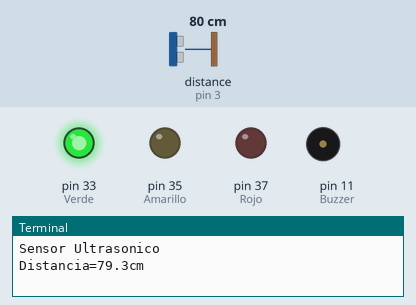
Simulated run of this program. Board: Raspberry Pi (header pin numbers). Parts: output pins drawn as LEDs (lit = HIGH), buzzer (waves = sounding, pin HIGH), the last lines printed to the terminal. Inputs (shaded band) come from the test bench; at power-on: distance to the obstacle (sensor on pin 3) 80 cm. The echo pulse lasts 58.3 µs per cm; databases and web services accept everything at once and return nothing; the clock reads 2024-03-15 10:24:30 at power-on unless the program sets it; pins used as bus, display or sensor lines are not drawn.

Above: at 1.2 s.
1.3 s: distance to the obstacle (sensor on pin 3) set to 45 cm
2.8 s: distance to the obstacle (sensor on pin 3) set to 35 cm
At 4.4 s:
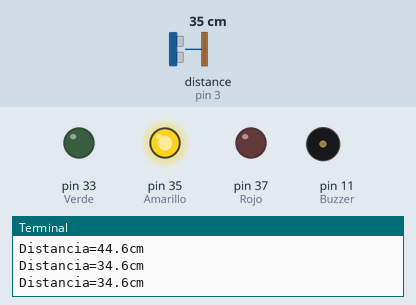
4.7 s: distance to the obstacle (sensor on pin 3) set to 17 cm
6.6 s: distance to the obstacle (sensor on pin 3) set to 14 cm
At 7.7 s:
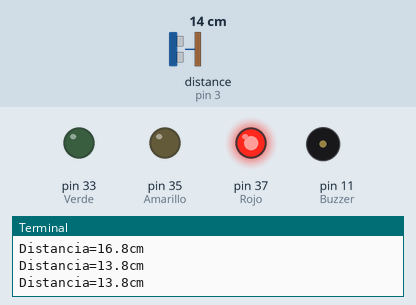
8.4 s: distance to the obstacle (sensor on pin 3) set to 18 cm
At 9.5 s:
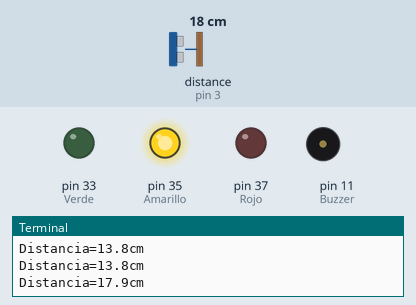
10.1 s: distance to the obstacle (sensor on pin 3) set to 2 cm
At 11.2 s:
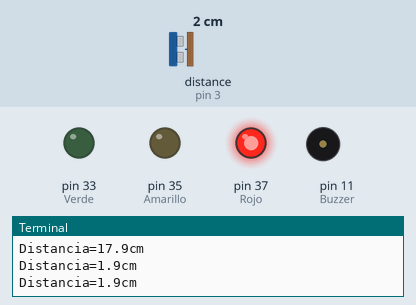
Timing chart, 0 to 12.6 s (numbered marks = the images above; inputs shaded):
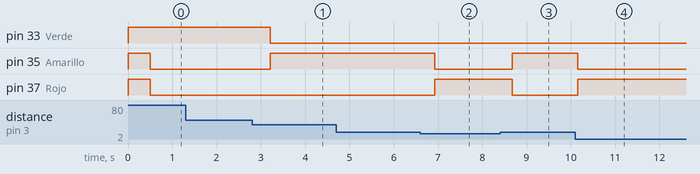

The program:

index.py
```python
from pymongo import MongoClient

MONGO_URI = 'mongodb://localhost'
client = MongoClient(MONGO_URI)
db = client['parking']
collection = db['coordenadas']

import RPi.GPIO as GPIO
import time

#Configuracionde pines
GPIO.setmode(GPIO.BOARD)

Trigger = 5
Echo = 3
Verde = 33
Rojo = 37
Amarillo = 35
Buzzer = 11


GPIO.setmode(GPIO.BOARD)

GPIO.setup(Trigger,GPIO.OUT)
GPIO.setup(Echo,GPIO.IN)

#Pines de salida
GPIO.setup(Verde,GPIO.OUT)
GPIO.setup(Rojo,GPIO.OUT)
GPIO.setup(Amarillo, GPIO.OUT)


print "Sensor Ultrasonico"

GPIO.output(Verde, GPIO.HIGH)
GPIO.output(Rojo, GPIO.HIGH)
GPIO.output(Amarillo, GPIO.HIGH)


#PWM = input(50)
#HZ = input(1000)
#pwm = int(PWM)
#hz = int(HZ)


#pwm_buzzer = GPIO.PWM(Buzzer, hz)
#pwm_led.start(pwm)

#global Buzz
#Buzz = GPIO.PWM(Buzzer, 4)


try:
	while True:
		#establece el trigger EN BAJO
		GPIO.output(Trigger,False)
		time.sleep(0.5)

		GPIO.output(Trigger,True)
		time.sleep(0.00001)
		GPIO.output(Trigger,False)
		inicio = time.time()

		#mientras no se reciba nada el tiempo
		while GPIO.input(Echo)==0:
			inicio=time.time()

		while GPIO.input(Echo)==1:
			final=time.time()


		#calcular el tiempo transcurrido
		t_transcurrido=final-inicio

		#la distancia recorrida en ese momento
		distancia=t_transcurrido*34000


		#se divide la distancia en 2 por el recorrido de ida y vuelta
		distancia=distancia/2

		if distancia >= 15 and distancia < 40:
			GPIO.output(Verde, GPIO.LOW)
			GPIO.output(Rojo, GPIO.LOW)
			GPIO.output(Amarillo, GPIO.HIGH)
			GPIO.setup(Buzzer, GPIO.OUT)
			time.sleep(0.12)
			GPIO.setup(Buzzer, GPIO.IN)
			time.sleep(0.12)
		elif distancia < 15:
			GPIO.output(Rojo, GPIO.HIGH)
			GPIO.output(Verde, GPIO.LOW)
			GPIO.output(Amarillo, GPIO.LOW)
			GPIO.setup(Buzzer, GPIO.OUT)
			time.sleep(0.04)
			GPIO.setup(Buzzer, GPIO.IN)
			time.sleep(0.04)
		elif distancia > 40:
			GPIO.output(Rojo, GPIO.LOW)
			GPIO.output(Verde, GPIO.HIGH)
			GPIO.output(Amarillo, GPIO.LOW)
			GPIO.setup(Buzzer, GPIO.OUT)
			time.sleep(0.2)
			GPIO.setup(Buzzer, GPIO.IN)
			time.sleep(0.2)
		print "Distancia=%.1fcm"%distancia
		collection.insert_one({'distancia': distancia})
except KeyboardInterrupt:
	GPIO.cleanup()
```

Measured:
- the behaviour switches between 41 and 40 cm on distance to the obstacle (sensor on pin 3) (found by bisection; images 0 and 1)
- the behaviour switches between 16 and 15 cm on distance to the obstacle (sensor on pin 3) (found by bisection; images 1 and 2)
- after the input at 2.8 s, pin 33 (Verde): HIGH → LOW after 0.42 s; pin 35 (Amarillo): LOW → HIGH after 0.42 s
- after the input at 6.6 s, pin 35 (Amarillo): HIGH → LOW after 0.33 s; pin 37 (Rojo): LOW → HIGH after 0.33 s
- after the input at 8.4 s, pin 35 (Amarillo): LOW → HIGH after 0.27 s; pin 37 (Rojo): HIGH → LOW after 0.27 s
- after the input at 10.1 s, pin 35 (Amarillo): HIGH → LOW after 0.06 s; pin 37 (Rojo): LOW → HIGH after 0.06 s
